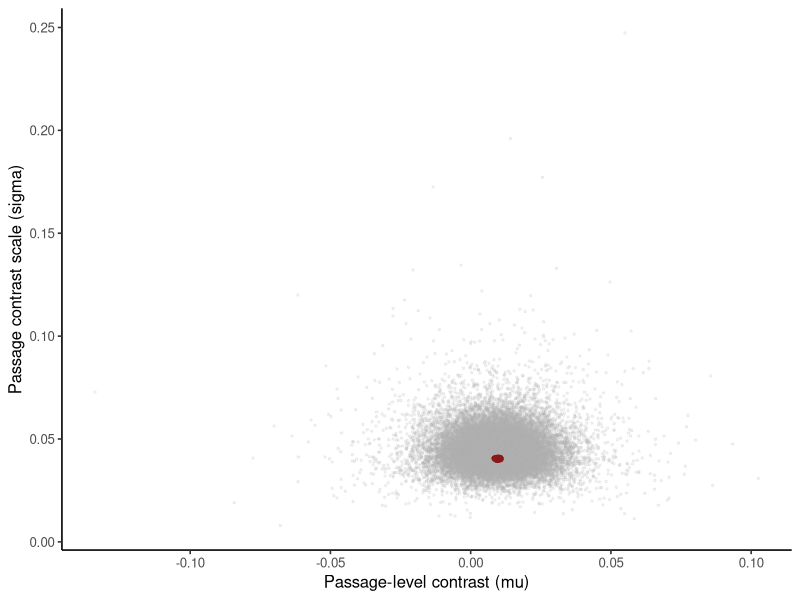

R code for this plot:
## ---- chunk 1
#| label: provo-importance-sampling
library(ggplot2)

provo <- read.csv("data/provo/passage-summaries.csv", stringsAsFactors = FALSE)
y <- provo$noun_minus_verb_log_ffd
nu <- 4
prior_scale <- 2 * sd(y)

log_sum_exp <- function(x) {
  maximum <- max(x)
  maximum + log(sum(exp(x - maximum)))
}
log_posterior_pair <- function(parameter_pair) {
  mu <- parameter_pair[1]; sigma <- exp(parameter_pair[2])
  sum(dt((y - mu) / sigma, df = nu, log = TRUE) - log(sigma)) +
    dnorm(mu, 0, prior_scale, log = TRUE) +
    log(2) + dnorm(sigma, 0, prior_scale, log = TRUE) + parameter_pair[2]
}
mode_fit <- optim(c(median(y), log(mad(y))),
                  function(parameter_pair) -log_posterior_pair(parameter_pair),
                  method = "BFGS", hessian = TRUE,
                  control = list(reltol = 1e-12, maxit = 1000L))
local_sd <- sqrt(diag(solve(mode_fit$hessian)))
grid <- expand.grid(
  mu = seq(mode_fit$par[1] - 7 * local_sd[1],
           mode_fit$par[1] + 7 * local_sd[1], length.out = 321L),
  log_sigma = seq(mode_fit$par[2] - 7 * local_sd[2],
                  mode_fit$par[2] + 7 * local_sd[2], length.out = 321L)
)
grid$log_kernel <- apply(grid, 1, log_posterior_pair)
grid$weight <- exp(grid$log_kernel - log_sum_exp(grid$log_kernel))
grid_mean <- colSums(grid[, c("mu", "log_sigma")] * grid$weight)
centered <- sweep(as.matrix(grid[, c("mu", "log_sigma")]),
                  2, grid_mean, "-")
grid_covariance <- crossprod(centered * sqrt(grid$weight))

rmvt <- function(n, location, scale, df) {
  dimension <- length(location)
  normal <- matrix(rnorm(n * dimension), nrow = n)
  standard <- sqrt(rchisq(n, df = df) / df)
  sweep(normal %*% chol(scale), 1, standard, "/") +
    matrix(location, nrow = n, ncol = dimension, byrow = TRUE)
}
dmvt_log <- function(x, location, scale, df) {
  dimension <- length(location)
  centered <- sweep(x, 2, location, "-")
  inverse <- solve(scale)
  quadratic <- rowSums((centered %*% inverse) * centered)
  log_determinant <- determinant(scale, logarithm = TRUE)$modulus[1]
  lgamma((df + dimension) / 2) - lgamma(df / 2) -
    .5 * (dimension * log(df * pi) + log_determinant) -
    .5 * (df + dimension) * log1p(quadratic / df)
}

set.seed(2026101803)
S <- 30000L
proposal_df <- 5
proposal_scale <- 1.5 * grid_covariance
proposal_pairs <- rmvt(S, grid_mean, proposal_scale, proposal_df)
log_weight <- apply(proposal_pairs, 1, log_posterior_pair) -
  dmvt_log(proposal_pairs, grid_mean, proposal_scale, proposal_df)
weight <- exp(log_weight - log_sum_exp(log_weight))

importance_ess <- 1 / sum(weight^2)
summary <- data.frame(
  mean_mu = sum(weight * proposal_pairs[, 1]),
  probability_mu_positive = sum(weight * (proposal_pairs[, 1] > 0)),
  mean_exp_mu = sum(weight * exp(proposal_pairs[, 1])),
  raw_weight_ess = importance_ess,
  largest_weight = max(weight),
  top_100_weight_share = sum(sort(weight, decreasing = TRUE)[1:100])
)
stopifnot(length(y) == 55L, abs(sum(weight) - 1) < 1e-12)
summary
## ---- chunk 2
#| label: plot-provo-importance-weights
#| fig-cap: "Proposal draws for the passage-level Student-t model. The accent marks the one percent with the largest normalized weights."
proposal_draws <- data.frame(
  mu = proposal_pairs[, 1], sigma = exp(proposal_pairs[, 2]), weight = weight
)
weight_cutoff <- quantile(weight, .99)

proposal_opacity <- .16
weighted_opacity <- .65
ggplot(proposal_draws, aes(mu, sigma)) +
  geom_point(color = "grey70", alpha = proposal_opacity, size = .55) +
  geom_point(data = subset(proposal_draws, weight >= weight_cutoff),
             color = "#8B1A1A", alpha = weighted_opacity, size = .8) +
  labs(x = "Passage-level contrast (mu)",
       y = "Passage contrast scale (sigma)") +
  theme_classic(base_size = 12)
